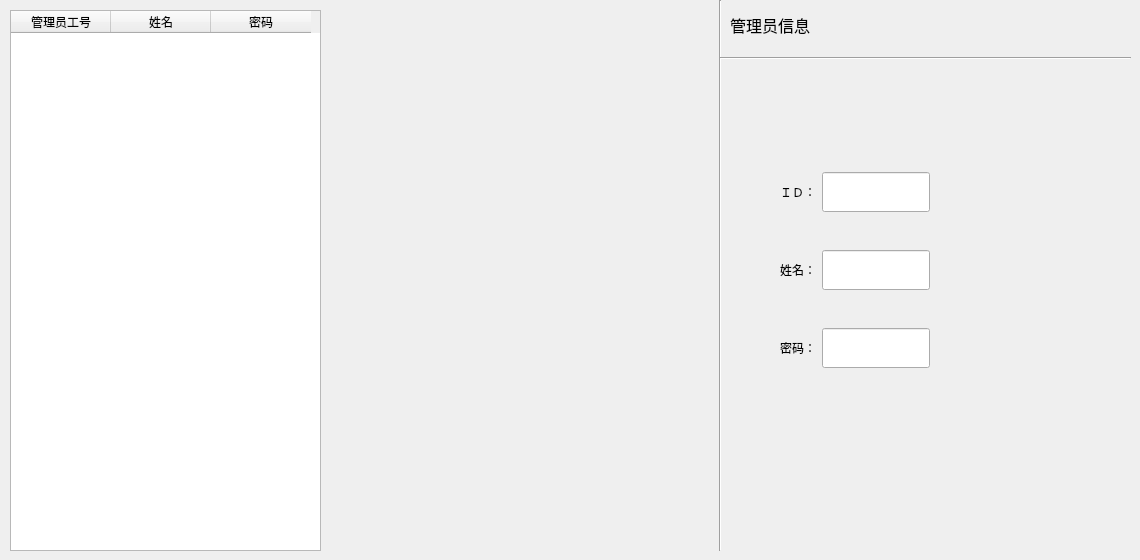
          <widget class="QWidget" name="tab_3">
           <attribute name="title">
            <string>管理员管理</string>
           </attribute>
           <widget class="QTableWidget" name="tableWidget_Manager">
            <property name="geometry">
             <rect>
              <x>10</x>
              <y>10</y>
              <width>311</width>
              <height>541</height>
             </rect>
            </property>
            <property name="sizePolicy">
             <sizepolicy hsizetype="Fixed" vsizetype="Fixed">
              <horstretch>0</horstretch>
              <verstretch>0</verstretch>
             </sizepolicy>
            </property>
            <property name="sortingEnabled">
             <bool>true</bool>
            </property>
            <column>
             <property name="text">
              <string>管理员工号</string>
             </property>
            </column>
            <column>
             <property name="text">
              <string>姓名</string>
             </property>
            </column>
            <column>
             <property name="text">
              <string>密码</string>
             </property>
            </column>
           </widget>
           <widget class="Line" name="line_4">
            <property name="geometry">
             <rect>
              <x>710</x>
              <y>0</y>
              <width>20</width>
              <height>551</height>
             </rect>
            </property>
            <property name="orientation">
             <enum>Qt::Vertical</enum>
            </property>
           </widget>
           <widget class="QLabel" name="label_13">
            <property name="geometry">
             <rect>
              <x>730</x>
              <y>10</y>
              <width>101</width>
              <height>31</height>
             </rect>
            </property>
            <property name="text">
             <string>&lt;!DOCTYPE HTML PUBLIC &quot;-//W3C//DTD HTML 4.0//EN&quot; &quot;http://www.w3.org/TR/REC-html40/strict.dtd&quot;&gt;
&lt;html&gt;&lt;head&gt;&lt;meta name=&quot;qrichtext&quot; content=&quot;1&quot; /&gt;&lt;style type=&quot;text/css&quot;&gt;
p, li { white-space: pre-wrap; }
&lt;/style&gt;&lt;/head&gt;&lt;body style=&quot; font-family:'微软雅黑'; font-size:11pt; font-weight:400; font-style:normal;&quot;&gt;
&lt;p style=&quot; margin-top:0px; margin-bottom:0px; margin-left:0px; margin-right:0px; -qt-block-indent:0; text-indent:0px;&quot;&gt;&lt;span style=&quot; font-family:'宋体'; font-size:12pt;&quot;&gt;管理员信息&lt;/span&gt;&lt;/p&gt;&lt;/body&gt;&lt;/html&gt;</string>
            </property>
           </widget>
           <widget class="Line" name="line_10">
            <property name="geometry">
             <rect>
              <x>720</x>
              <y>50</y>
              <width>411</width>
              <height>16</height>
             </rect>
            </property>
            <property name="orientation">
             <enum>Qt::Horizontal</enum>
            </property>
           </widget>
           <widget class="QWidget" name="layoutWidget_2">
            <property name="geometry">
             <rect>
              <x>780</x>
              <y>140</y>
              <width>305</width>
              <height>261</height>
             </rect>
            </property>
            <layout class="QVBoxLayout" name="verticalLayout_8">
             <item>
              <layout class="QHBoxLayout" name="horizontalLayout_29">
               <item>
                <layout class="QHBoxLayout" name="horizontalLayout_30">
                 <item>
                  <widget class="QLabel" name="label_17">
                   <property name="text">
                    <string>ＩＤ：</string>
                   </property>
                  </widget>
                 </item>
                 <item>
                  <widget class="QLineEdit" name="lineEdit_managerId">
                   <property name="sizePolicy">
                    <sizepolicy hsizetype="Fixed" vsizetype="Fixed">
                     <horstretch>0</horstretch>
                     <verstretch>0</verstretch>
                    </sizepolicy>
                   </property>
                   <property name="minimumSize">
                    <size>
                     <width>0</width>
                     <height>40</height>
                    </size>
                   </property>
                  </widget>
                 </item>
                </layout>
               </item>
               <item>
                <spacer name="horizontalSpacer_17">
                 <property name="orientation">
                  <enum>Qt::Horizontal</enum>
                 </property>
                 <property name="sizeHint" stdset="0">
                  <size>
                   <width>40</width>
                   <height>20</height>
                  </size>
                 </property>
                </spacer>
               </item>
              </layout>
             </item>
             <item>
              <layout class="QHBoxLayout" name="horizontalLayout_31">
               <item>
                <layout class="QHBoxLayout" name="horizontalLayout_32">
                 <item>
                  <widget class="QLabel" name="label_18">
                   <property name="text">
                    <string>姓名：</string>
                   </property>
                  </widget>
                 </item>
                 <item>
                  <widget class="QLineEdit" name="lineEdit_managerName">
                   <property name="sizePolicy">
                    <sizepolicy hsizetype="Fixed" vsizetype="Fixed">
                     <horstretch>0</horstretch>
                     <verstretch>0</verstretch>
                    </sizepolicy>
                   </property>
                   <property name="minimumSize">
                    <size>
                     <width>0</width>
                     <height>40</height>
                    </size>
                   </property>
                  </widget>
                 </item>
                </layout>
               </item>
               <item>
                <spacer name="horizontalSpacer_18">
                 <property name="orientation">
                  <enum>Qt::Horizontal</enum>
                 </property>
                 <property name="sizeHint" stdset="0">
                  <size>
                   <width>40</width>
                   <height>20</height>
                  </size>
                 </property>
                </spacer>
               </item>
              </layout>
             </item>
             <item>
              <layout class="QHBoxLayout" name="horizontalLayout_33">
               <item>
                <layout class="QHBoxLayout" name="horizontalLayout_34">
                 <item>
                  <widget class="QLabel" name="label_19">
                   <property name="text">
                    <string>密码：</string>
                   </property>
                  </widget>
                 </item>
                 <item>
                  <widget class="QLineEdit" name="lineEdit_managerPwd">
                   <property name="enabled">
                    <bool>true</bool>
                   </property>
                   <property name="sizePolicy">
                    <sizepolicy hsizetype="Fixed" vsizetype="Fixed">
                     <horstretch>0</horstretch>
                     <verstretch>0</verstretch>
                    </sizepolicy>
                   </property>
                   <property name="minimumSize">
                    <size>
                     <width>0</width>
                     <height>40</height>
                    </size>
                   </property>
                   <property name="echoMode">
                    <enum>QLineEdit::Password</enum>
                   </property>
                  </widget>
                 </item>
                 <item>
                  <spacer name="horizontalSpacer_19">
                   <property name="orientation">
                    <enum>Qt::Horizontal</enum>
                   </property>
                   <property name="sizeHint" stdset="0">
                    <size>
                     <width>40</width>
                     <height>20</height>
                    </size>
                   </property>
                  </spacer>
                 </item>
                </layout>
               </item>
              </layout>
             </item>
            </layout>
           </widget>
          </widget>
